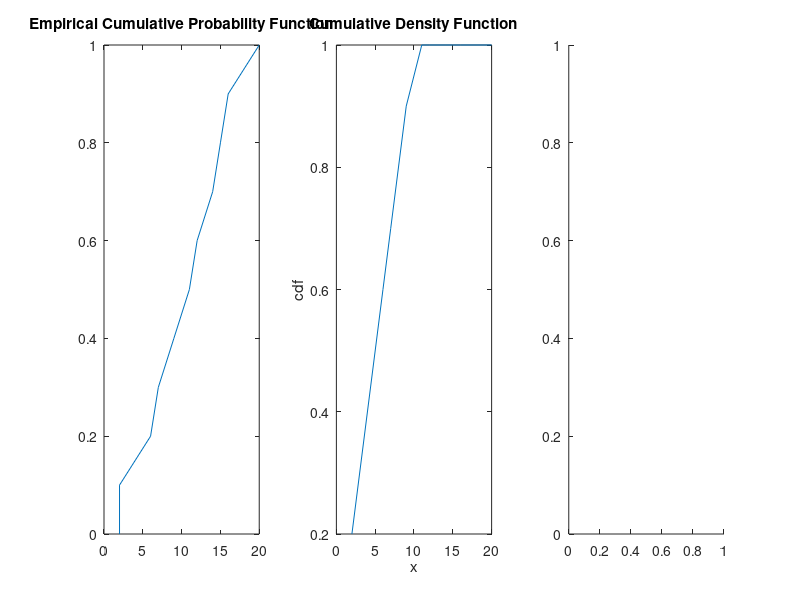

MATLAB code to generate this figure: (Note: this script raises an error after producing the figure.)
function [ ] = myqqplot()
x = [2,6,7,9,11,12,14,15,16,20];
y = [3,4,5,7,9];
px = unidpdf( x, 10 ) % calculate the pdf
cx = unidcdf( x, 10 ) % calculate the cdf
[fx, xt] = ecdf(x)
[fy, yt] = ecdf(y)
%
figure( 1 ); clf; % create a new figure and clear the contents
subplot( 1,3,1 );
%plot( x , px );
%xlabel( 'x' ); ylabel( 'pdf' );
%title( 'Probability Density Function' );
plot(xt, fx);
title('Empirical Cumulative Probability Function');
%
subplot( 1,3,2 );
plot( x , cx );
xlabel( 'x' ); ylabel( 'cdf' );
title( 'Cumulative Density Function' );
%
subplot( 1,3,3 );
%hist( x , 10);
ecdfhist(fx, xt);
xlabel( 'x' ); ylabel( 'frequency' );
title( 'Histogram of x' );
%%
py = unidpdf( y, 5 ) % calculate the pdf
cy = unidcdf( y, 5 ) % calculate the cdf
%
figure( 2 ); clf; % create a new figure and clear the contents
subplot( 1,3,1 );
%plot( y , py );
%xlabel( 'y' ); ylabel( 'pdf' );
%title( 'Probability Density Function' );
plot(yt, fy);
title('Empirical Cumulative Probability Function');
%
subplot( 1,3,2 );
plot( y , cy );
xlabel( 'y' ); ylabel( 'cdf' );
title( 'Cumulative Density Function' );
%
subplot( 1,3,3 );
%hist( y , 5);
ecdfhist(fy, yt);
xlabel( 'y' ); ylabel( 'frequency' );
title( 'Histogram of y' );
%
end